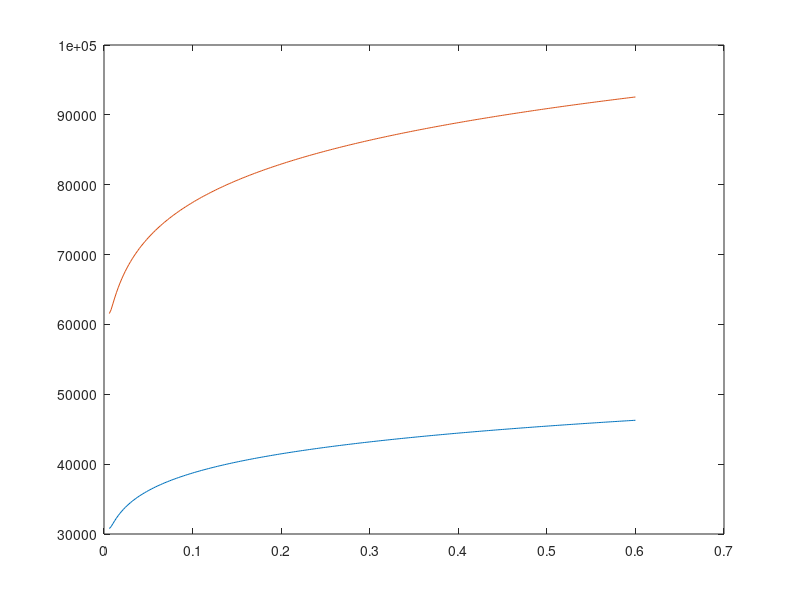

MATLAB code to generate this figure:
clear;
%% Input constants
% h = 16e-9; %m
global Kfc F Ef m Qc R T A sr Ys;

Kfc = 0.76e6; %Pa m^1/2
F = 2;
Ef = 52e9;
time = 1e3;
s = 0:0.2e-2:60e-2;
sr = s./time; %strain rate

m = 6.7;
Qc = 36e3; %J/mol
R = 8.31; %J/mol/K
T = 298; %K
A = 3.5e5;

Ys = sr.^(1/m)*A*exp(Qc/m/R/T);
Ys = Ys';

h = 16e-9;

%% Solve for sigma_c
a = zeros(size(Ys,1),4);
a(:,1) = 1;
a(:,2) = sqrt(3)*pi.*Ys*F;
a(:,4) = -sqrt(3).*Ys*Kfc^2/h;
sigma_c = zeros(size(a,1),3);

for i = 1:size(a,1)
    sigma_c(i,:) = roots(a(i,:));
end
sigma_c = sigma_c(imag(sigma_c)==0);
sigma_c = sigma_c(sigma_c>=0);
e_c = sigma_c/Ef;

d_su = zeros(size(Ys));
d_sd = zeros(size(Ys));
for i=1:size(Ys,1)
    d_su(i) = 2*sqrt(3)*e_c(i)*Ef*h/Ys(i);
    d_sd(i) = sqrt(3).*e_c(i)*Ef*h./Ys(i);
end


figure;
plot(s,1./d_su); hold on;
plot(s,1./d_sd); % hold off;
